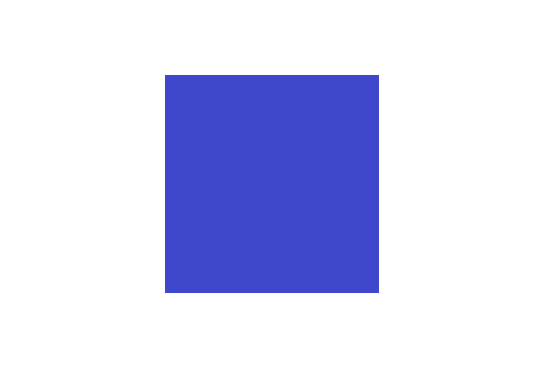
#> input picture python/machine_learning/image_match/Images/1/image1.png, 557 x 369 px, found by its file name
$ python test5.py
#> lines starting #> are read from the running program, lines starting #| are printed output that depends on the picture; after the words box and inside, x2 and y2 are one past the last pixel; in counts of white or black regions, pixels touching at a corner belong together; long printed decimals are rounded
#https://www.tutorialspoint.com/how-to-compare-two-images-in-opencv-python

# import required libraries
import cv2 as cv
import numpy as np

# load the input images
img1 = cv.imread("images/1/image1.png", cv.IMREAD_GRAYSCALE)    # queryImage
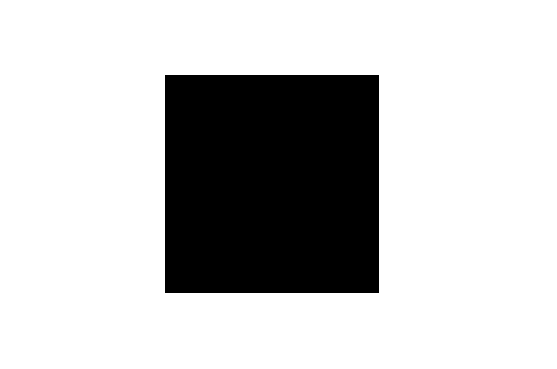
#> img1: shape (369, 557); values 98 (black) and 255 (white), 77.3% white; 1 black region, box (x1, y1, x2, y2) and area: (165, 75, 379, 293) 46652

# [9 lines of commented-out code are left out]

img2 = cv.imread("images/1/image4a.png", cv.IMREAD_GRAYSCALE)    #
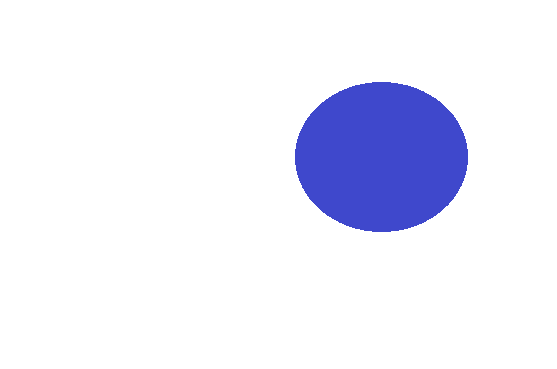
#> input picture python/machine_learning/image_match/Images/1/image4a.png, 557 x 369 px, found by its file name
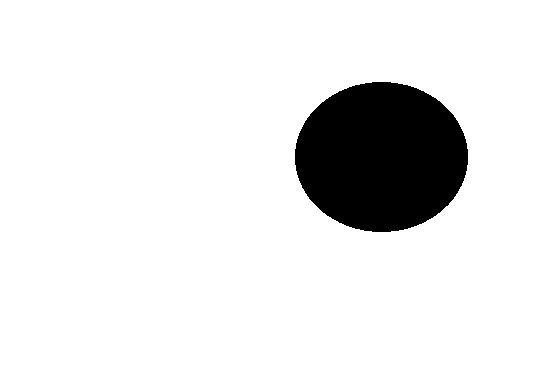
#> img2: shape (369, 557); values 98 (black) and 255 (white), 90.1% white; 1 black region, box (x1, y1, x2, y2) and area: (295, 82, 468, 232) 20360

#img2 = cv.imread("images/1/image100a.png", cv.IMREAD_GRAYSCALE)


# define the function to compute MSE between two images
def mse(img1, img2):
   h, w = img1.shape
#> h = 369; w = 557
   diff = cv.subtract(img1, img2)
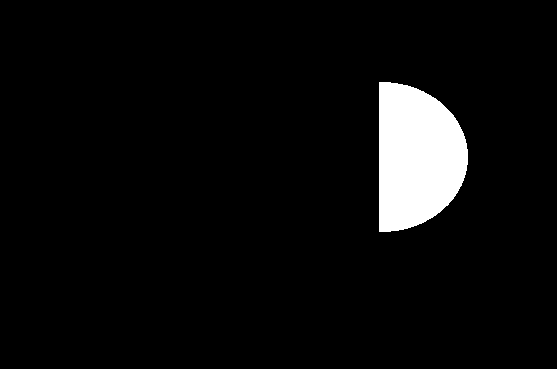
#> diff: shape (369, 557); values 0 (black) and 157 (white), 5.1% white; 1 white region, box (x1, y1, x2, y2) and area: (379, 82, 468, 232) 10560
   err = np.sum(diff**2)
#> err = 770880
   mse = err/(float(h*w))
#> mse = 3.75
   return mse, diff

error, diff = mse(img1, img2)
#> error = 3.75
print("Image matching Error between the two images:",error)
#| Image matching Error between the two images: 3.751

cv.imshow("difference", diff)
cv.waitKey(0)
cv.destroyAllWindows()
